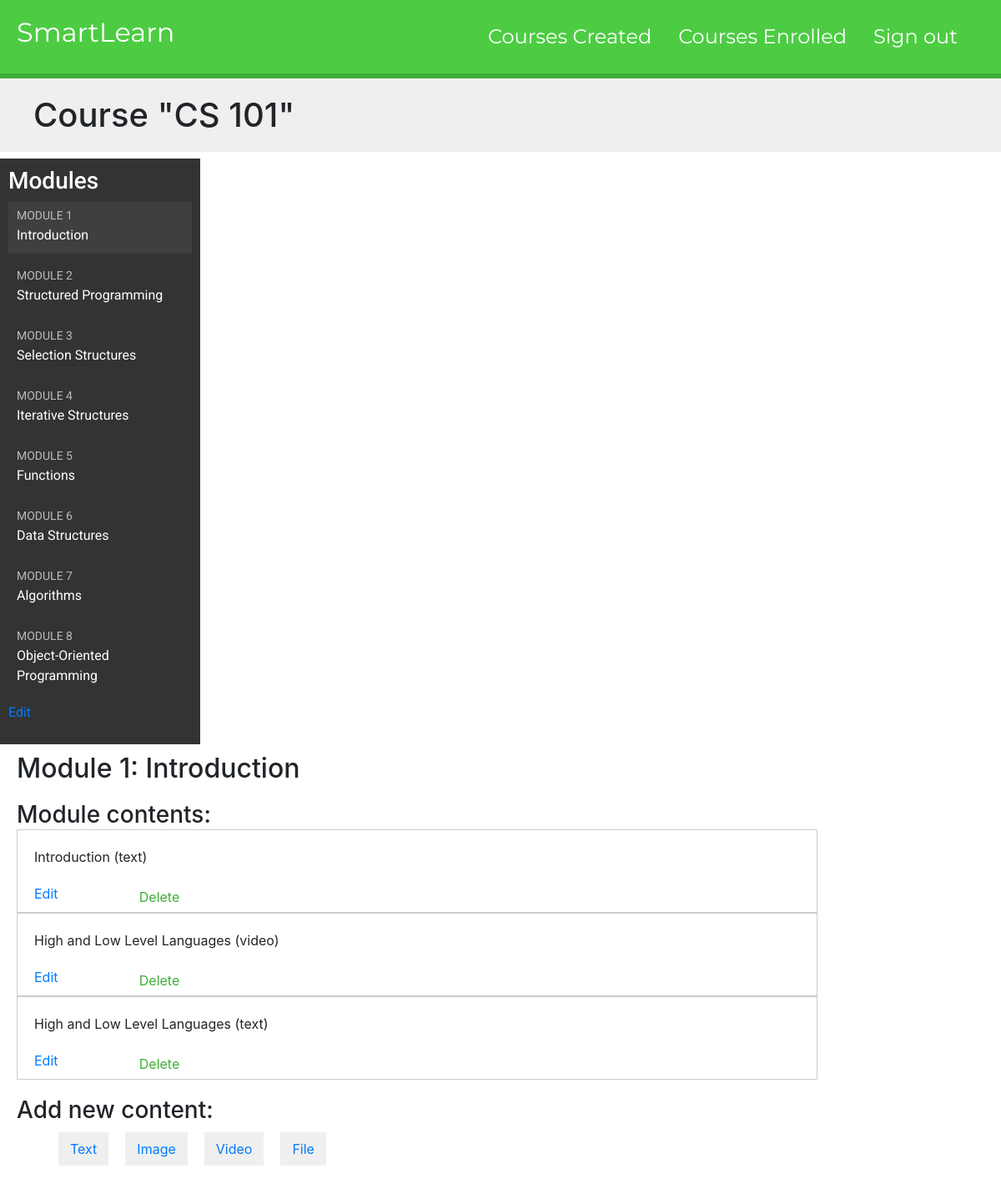
Page /course/module/1/ (signed in) on the earlier database version.
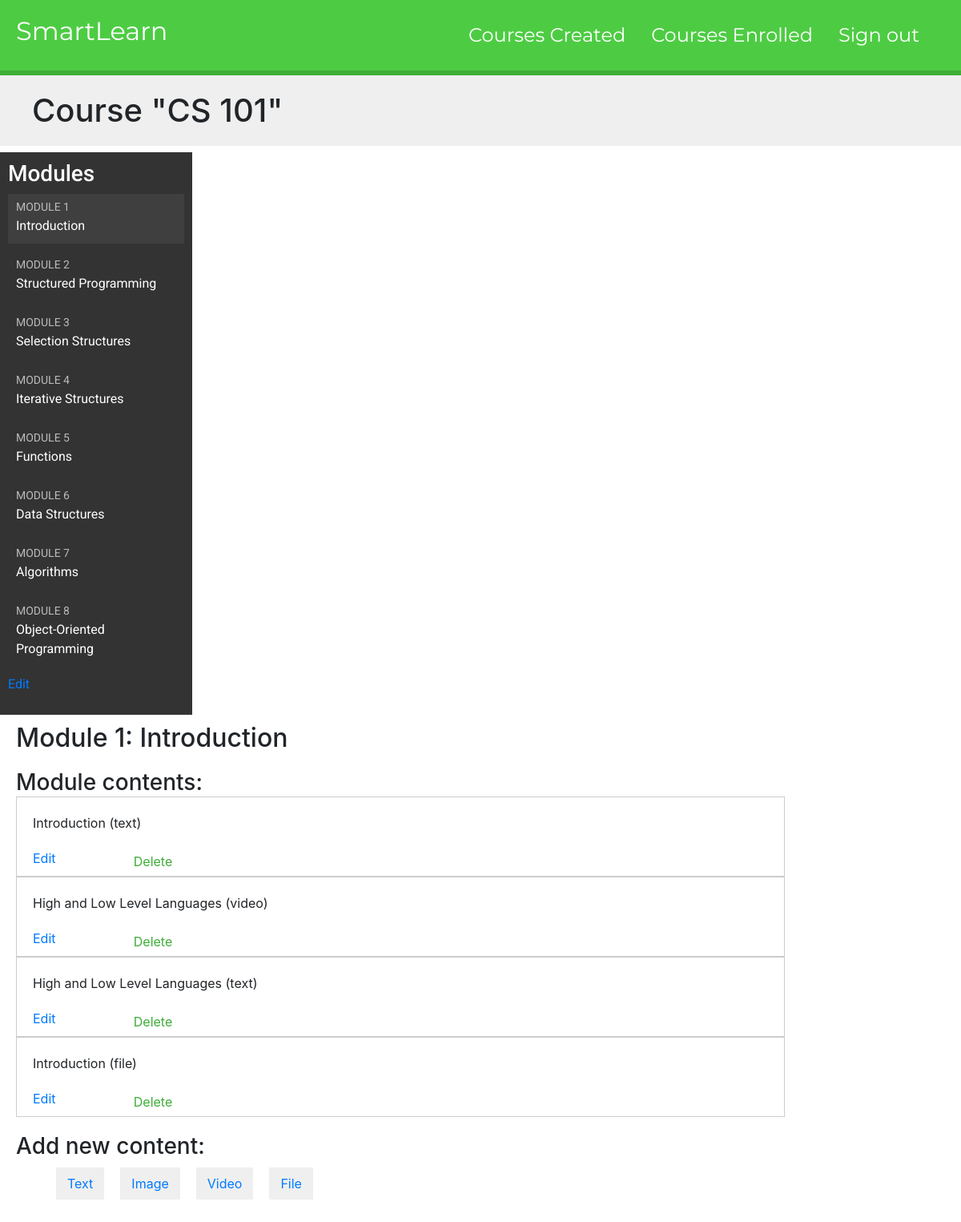
Same page on the later database version.
### courses/models.py (models this page shows, shortened)
class Module(models.Model):
    course = models.ForeignKey(Course,
                               related_name='modules',
                               on_delete=models.CASCADE)
    title = models.CharField(max_length=200)
    description = models.TextField(blank=True)
    order = OrderField(blank=True, for_fields=['course'])
    class Meta:
         ordering = ['order']

class Content(models.Model):
    module = models.ForeignKey(Module,related_name='contents',on_delete=models.CASCADE)
    content_type = models.ForeignKey(ContentType, on_delete=models.CASCADE, limit_choices_to = {'model__in':('text',
                                                                                                            'file',
                                                                                                            'image',
                                                                                                            'video',)})
    order = OrderField(blank=True, for_fields=['module'])
    object_id = models.PositiveIntegerField()
    item = GenericForeignKey('content_type','object_id')
    class Meta:
        ordering = ['order']

class ItemBase(models.Model):
    owner = models.ForeignKey(User,
                              related_name='%(class)s_related',
                              on_delete=models.CASCADE)
    title = models.CharField(max_length=250)
    created = models.DateTimeField(auto_now_add=True)
    updated = models.DateTimeField(auto_now=True)
    class Meta:
        abstract = True
    def __str__(self):
        return self.title

class Text(ItemBase):
    content = RichTextField(blank=True, null=True)

class Video(ItemBase):
    url = models.URLField()

class File(ItemBase):
    file = models.FileField()

### courses/views.py (the view)
class ModuleContentListView(TemplateResponseMixin, View):
    template_name = 'courses/manage/module/content_list.html'
    def get(self, request, module_id):
        module = get_object_or_404(Module,
                                  id=module_id,
                                  course__owner=request.user)
        return self.render_to_response({'module':module})

### courses/templatetags/course.py (called while the page is built)
@register.filter
def model_name(obj):
    try:
        return obj._meta.model_name
    except AttributeError:
        return None

@register.filter(name='has_group')
def has_group(user, group_name):
    group = Group.objects.get(name=group_name)
    return True if group in user.groups.all() else False

### courses/templates/courses/manage/module/content_list.html (shortened to what this page needs)
{% extends "base.html" %}
{% load course %}
{% block content %}
  {% with course=module.course %}
    <h1>Course "{{ course.title }}"</h1>
    <div class="contents">
      <h3>Modules</h3>
      <ul id="modules">
        {% for m in course.modules.all %}
          <li data-id="{{ m.id }}" {% if m == module %}class="selected"{% endif %}>
            <a href="{% url "module_content_list" m.id %}">
              <span>
                Module <span class="order">{{ m.order|add:1 }}</span>
              </span>
              <br>
              {{ m.title }}
            </a>
          </li>
        {% empty %}
          <li>No modules yet.</li>
        {% endfor %}
      </ul>
      <p><a href="{% url "course_module_update" course.id %}"><p>Edit</p></a></p>
    </div>
    <div class="module">
      <h2>Module {{ module.order|add:1 }}: {{ module.title }}</h2>
      <h3>Module contents:</h3>
      <div id="module-contents">
        {% for content in module.contents.all %}
          <div data-id="{{ content.id }}">
            {% with item=content.item %}
              <p>{{ item }} ({{ item|model_name }})</p>
              <a href="{% url "module_content_update" module.id item|model_name item.id %}">Edit</a>
              <form action="{% url "module_content_delete" content.id %}" method="post">
                <input type="submit" value="Delete">
              </form>
            {% endwith %}
          </div>
        {% empty %}
          <p>This module has no contents yet.</p>
        {% endfor %}
      </div>
      <h3>Add new content:</h3>
      <ul class="content-types">
        <li><a href="{% url "module_content_create" module.id "text" %}">Text</a></li>
        <li><a href="{% url "module_content_create" module.id "image" %}">Image</a></li>
        <li><a href="{% url "module_content_create" module.id "video" %}">Video</a></li>
        <li><a href="{% url "module_content_create" module.id "file" %}">File</a></li>
      </ul>
    </div>
  {% endwith %}
{% endblock %}

Differences in the rows shown:
added Content: item "Introduction", item|model_name "file"
